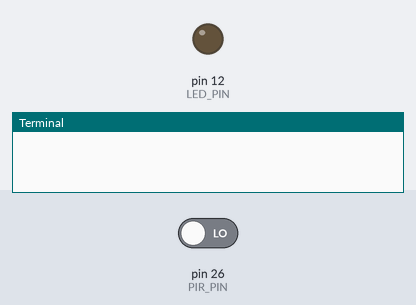
Simulated run of this program. Board: Raspberry Pi (header pin numbers). On the bench: output pins drawn as LEDs (lit = HIGH), the last lines printed to the terminal. Dashed ring = blinking. The test bench sets the inputs (shaded band); at power-on: pin 26 (PIR_PIN) LOW.

Above: at 1.2 s.
1.3 s: pin 26 (PIR_PIN) driven HIGH
At 1.7 s:
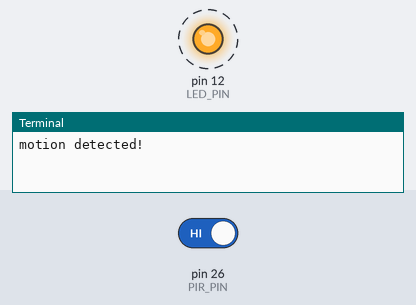
Timing chart, 0 to 5.3 s (numbered marks = the images above; inputs shaded):
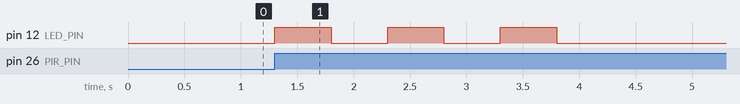

Measured:
- after the input at 1.3 s, pin 12 (LED_PIN): alternates HIGH for 0.50 s and LOW for 0.50 s, 6 changes in all, then stays LOW, starting at once

The program:

7_pir_detect_with_led.py
```python
import RPi.GPIO as GPIO
import time

PIR_PIN = 26
LED_PIN = 12

def detect_callback(channel):
    print("motion detected!")
    for i in xrange(3):
        GPIO.output(LED_PIN, GPIO.HIGH)
        time.sleep(0.5)
        GPIO.output(LED_PIN, GPIO.LOW)
        time.sleep(0.5)


def main():
    # de-bounce when pressed
    GPIO.setmode(GPIO.BOARD)
    GPIO.setup(PIR_PIN, GPIO.IN, pull_up_down=GPIO.PUD_DOWN)
    GPIO.setup(LED_PIN, GPIO.OUT)
    WAIT_TIME = 100

    try:
        GPIO.add_event_detect(PIR_PIN, GPIO.RISING, callback = detect_callback, bouncetime = WAIT_TIME)

        while True:
            time.sleep(1)

    except KeyboardInterrupt:
        print("Exception: keyboard interrupt")
    finally:
        GPIO.cleanup()

if __name__ == "__main__":
    main()
```
